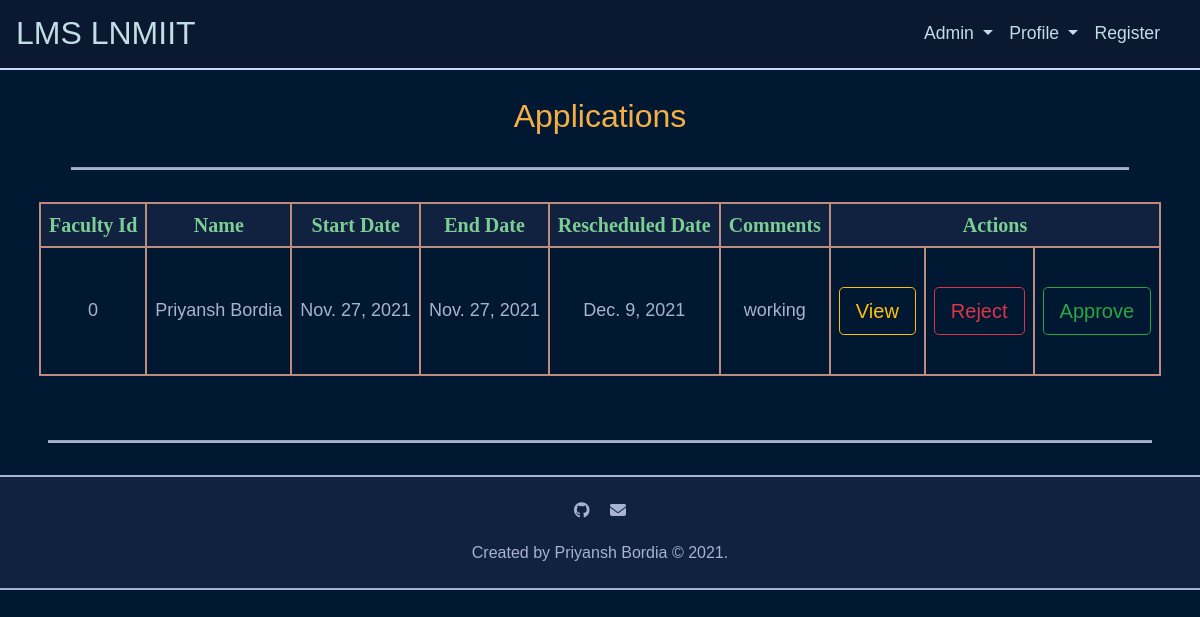
The page /status/ (signed in) on the database its author committed.
### leave/models.py (models this page shows, shortened)
class Application(models.Model):
	PENDING = 'P'
	APPROVED = 'A'
	REJECTED = 'R'
	APPLICATION_STATUS = (
		('P', 'Pending'),
		('A', 'Approved'),
		('R', 'Rejected'),
	)
	person = models.ForeignKey(Person, on_delete=models.CASCADE, related_name='applicant', default=1)
	status = models.CharField(max_length=1, choices=APPLICATION_STATUS, default='P')
	start_date = models.DateField(blank=False, null=False)
	end_date = models.DateField(blank=False, null=False)
	hasClasses = models.BooleanField(blank=False, null=False, default=False)
	rescheduled_date = models.DateField(blank=True, null=True)
	up_next = models.ForeignKey(Person, on_delete=models.CASCADE, related_name='up_next', default=1)
	comments = models.TextField(blank=True, null=False)
	updated_at = models.DateTimeField(auto_now=True)
	created_at = models.DateTimeField(auto_now_add=True)
	class Meta:
		ordering = ['start_date', 'end_date']

class Person(models.Model):
	DIRECTOR = 'DR'
	DEAN_OF_ACADEMIC_AFFAIRS = 'DOAA'
	DEAN_OF_FACULTY_AFFAIRS = 'DOFA'
	DEAN_OF_STUDENT_AFFAIRS = 'DOSA'
	HEAD_OF_DEPARTMENT = 'HOD'
	FACULTY = 'F'
	VISITING_FACULTY = 'VF'
	COMPUTER_SCIENCE_AND_ENGINEERING = 'CSE'
	ELECTRONICS_AND_COMMUNICATION_ENGINEERING = 'ECE'
	MECHANICAL_AND_MECHATRONICS_ENGINEERING = 'ME'
	HUMANITIES_AND_SOCIAL_SCIENCES = 'HSS'
	MATHEMATICS = 'MH'
	PHYSICS = 'PH'
	PERSON_ROLES = (
		('DR', 'Director'),
		('DOAA', 'Dean of Academic Affairs'),
		('DOFA', 'Dean of Faculty Affairs'),
		('DOSA', 'Dean of Student Affairs'),
		('HOD', 'Head of Department'),
		('F', 'Faculty'),
		('VF', 'Visiting Faculty'),
	)
	DEPARTMENT = (
		('CSE', 'Computer Science and Engineering'),
		('ECE', 'Electronics and Communication Engineering'),
		('ME', 'Mechanical and Mechatronics Engineering'),
		('HSS', 'Humanities and Social Sciences'),
		('MH', 'Mathematics'),
		('PH', 'Physics'),
	)
	user = models.OneToOneField(User, on_delete=models.CASCADE, related_name='person')
	faculty_id = models.CharField(max_length=10, unique=True)
	leave_count = models.IntegerField(validators=[MinValueValidator(0)], default=22, blank=False, null=False)
	department = models.CharField(max_length=3, choices=DEPARTMENT, blank=False, null=False, default='CSE')
	first_name = models.CharField(max_length=50, validators=[MinLengthValidator(1)], blank=False, null=False)
	last_name = models.CharField(max_length=50, blank=True, null=False)
	email = models.EmailField(blank=False, null=False, unique=True)
	office_no = models.IntegerField(blank=False, null=False, default='0000')
	role = models.CharField(max_length=5, choices=PERSON_ROLES, default='F')
	updated_at = models.DateTimeField(auto_now=True)
	created_at = models.DateTimeField(auto_now_add=True)

### leave/views.py (the view)
# urls.py: path('status/', views.status, name='status'),
@require_http_methods(["GET", "POST"])
def status(request):
	try:
		applications = Application.objects.filter(up_next_id=request.user.person.id, status='P').order_by('-created_at')
		return render(request, 'leave/status.html', context={'applications': applications})
	except Application.DoesNotExist:
		return render(request, 'leave/error.html', context={})

### leave/templates/leave/status.html (shortened to what this page needs)
{% extends 'leave/base.html' %}
{% block head %}
	{% load static %}
	{% load bootstrap4 %}
	{% load fontawesome_5 %}
	{% load humanizelib %}
{% endblock %}
{% block body %}
	<div class="conatainer container-fluid text-center" style="margin: auto;">
		{% if applications|length > 0 %}
			<div class="row">
				<div class="col-md-12">
					<h2> Applications </h2>
					<hr>
					<table class="center">
						<thead>
							<tr>
								<th>Faculty Id</th>
								<th>Name</th>
								<th>Start Date</th>
								<th>End Date</th>
								<th>Rescheduled Date</th>
								<th>Comments</th>
								<th colspan="3">Actions</th>
						</thead>
						<tbody>
							{% for application in applications %}
								<tr>
									<td>{{ application.person.faculty_id }}</td>
									<td><span>{{ application.person.first_name }} {{ application.person.last_name }}</span></td>
									<td>{{ application.start_date }}</td>
									<td>{{ application.end_date }}</td>
									<td>{{ application.rescheduled_date }}</td>
									<td>{{ application.comments }}</td>
									<td><a class="form-control form-control-lg btn btn-outline-warning btn-lg " href="{% url 'application' application.id %}" role="button">View</a></td>
									<td><a class="form-control form-control-lg btn btn-outline-danger btn-lg " href="{% url 'reject' application.id %}" role="button">Reject</a></td>
									<td><a class="form-control form-control-lg btn btn-outline-success btn-lg " href="{% url 'approve' application.id %}" role="button">Approve</a></td>
								</tr>
							{% endfor %}
						</tbody>
					</table>
				</div>
			</div>
		{% endif %}
	</div>
{% endblock %}

### leave/static/leave/css/style.css (style rules this page uses)
html { font-size: 100%; -webkit-box-sizing: border-box; box-sizing: border-box; }
*, *::before, *::after { -webkit-box-sizing: inherit; box-sizing: inherit; }
html, body { width: 100%; height: 100%; }
body { margin: 0; padding: 0; font-size: 1.125rem; font-weight: 300; font-family: Verdana, Arial, Helvetica, sans-serif; line-height: 1.3; color: whitesmoke; background-color: #001831; text-align: center; -webkit-box-align: center; -ms-flex-align: center; align-items: center; -webkit-box-pack: center; -ms-flex-pack: center; justify-content: center; overflow-x: hidden; scroll-behavior: smooth; }
h2, .home-head, .h2 { margin: 1rem auto .5rem auto; font-weight: 400; color: #F6AF44; }
a { color: #a8b2d1; text-decoration: none !important; }
a, i, .has-hover { -webkit-transition-duration: 0.4s; transition-duration: 0.4s; }
hr { margin: 2rem 3rem 2rem 3rem; height: .125rem; background-color: #a8b2d1; }
.row { margin: .2rem auto .4rem auto; }
.col-md-12, .col-md-10, .col-md-9, .col-md-8, .col-md-6, .col-md-5, .col-md-4, .col-md-3, .col-md-2 { padding: 0.5rem 0.5rem 0.5rem .5rem; }
table, tr, th, td { margin: 2rem auto 2rem auto; padding: .5rem; text-align: center; border: .125rem solid #bd8c7d; }
thead { background-color: #112240; }
tbody { overflow: auto; height: 8rem; }
th { color: #7dce94; font-size: 1.25rem; font-family: Cambria, Cochin, Georgia, Times, 'Times New Roman', serif; }
td { color: #a8b2d1; font-size: 1.5; font-weight: 1.5; font-family: Verdana, Geneva, Tahoma, sans-serif; }

### rows shown on the page
Application: person.faculty_id "0", person.first_name "Priyansh", person.last_name "Bordia", start_date "Nov. 27, 2021", end_date "Nov. 27, 2021", rescheduled_date "Dec. 9, 2021", comments "working"
